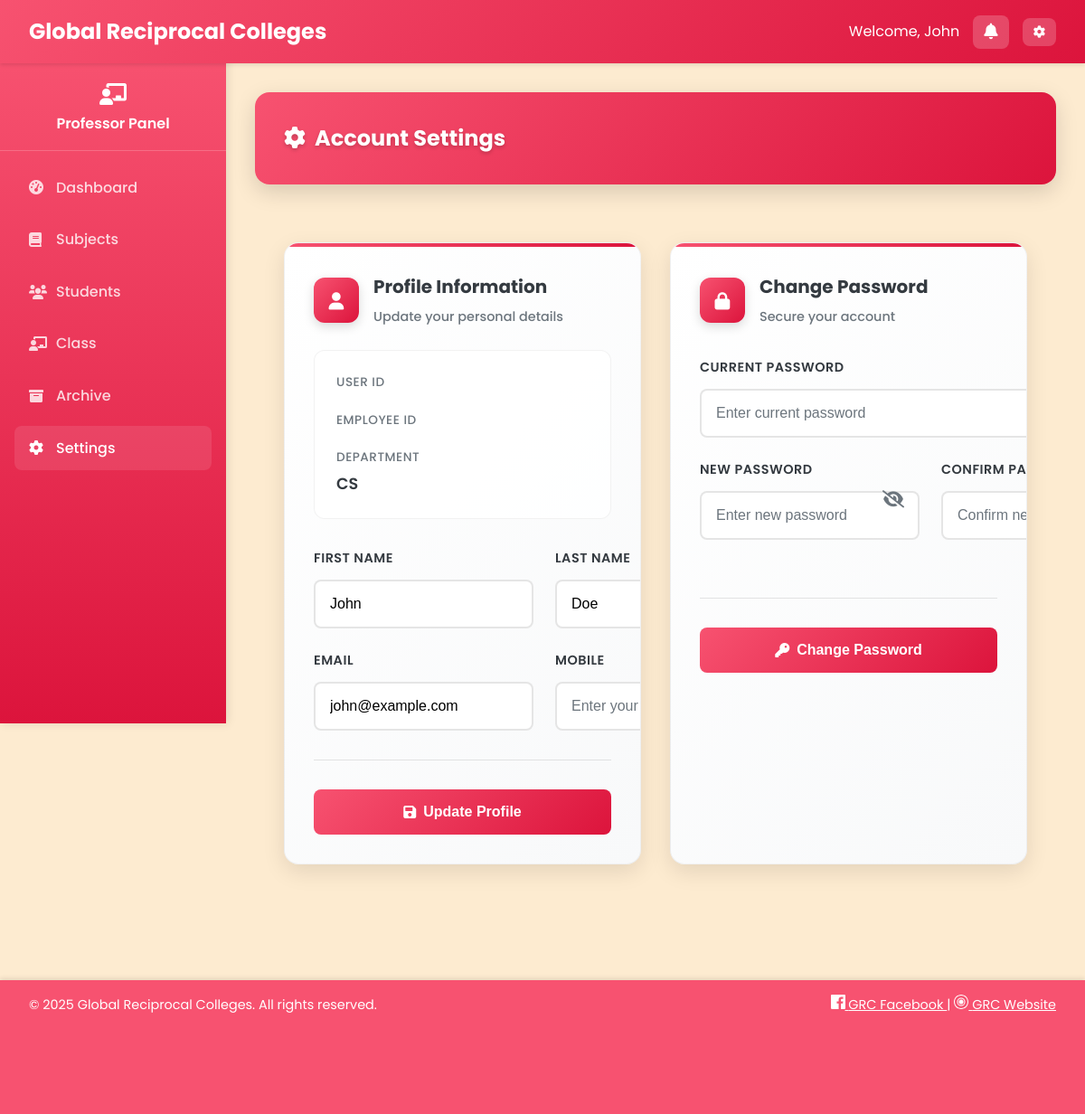
Before: /Professor/settings.php (signed in) with the older database file.
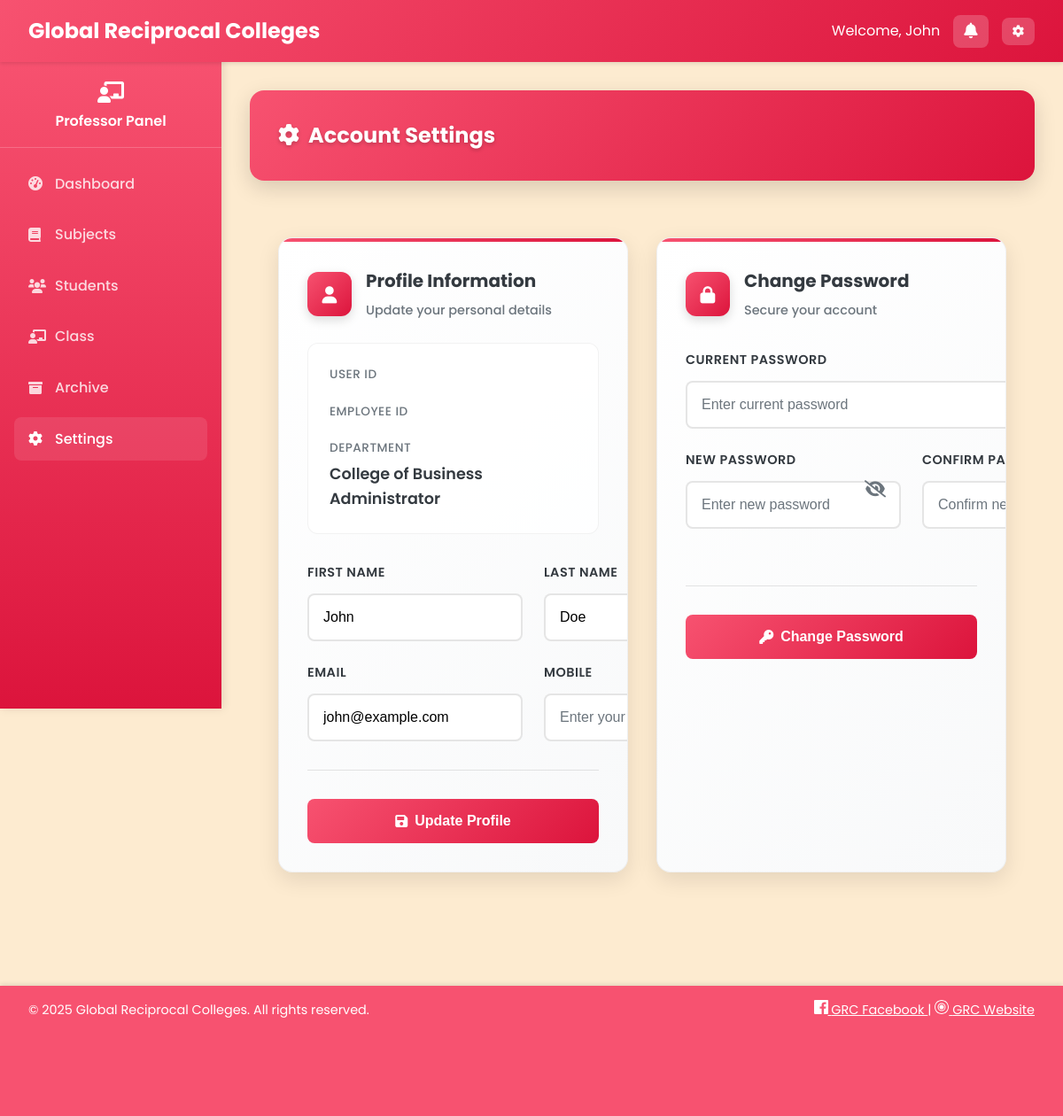
After: the same page with the newer database file.
### tables this page shows
CREATE TABLE `professors` (
  `professor_id` varchar(20) NOT NULL,
  `employee_id` varchar(20) NOT NULL,
  `first_name` varchar(50) NOT NULL,
  `last_name` varchar(50) NOT NULL,
  `email` varchar(100) NOT NULL,
  `password` varchar(255) NOT NULL,
  `department` varchar(100) NOT NULL,
  `mobile` varchar(15) NOT NULL,
  `created_at` datetime NOT NULL,
  `updated_at` datetime NOT NULL
);

### Professor/settings.php (the view, shortened to what the changed rows need)
<?php
require_once '../php/db.php';
$user_id = $_SESSION['user_id'];
$role = $_SESSION['role'];
if ($role == 'professor') {
    $stmt = $pdo->prepare("SELECT * FROM professors WHERE professor_id = ?");
    $stmt->execute([$user_id]);
    $user = $stmt->fetch(PDO::FETCH_ASSOC);
} elseif ($role == 'student') {
    $stmt = $pdo->prepare("SELECT * FROM students WHERE student_id = ?");
    $stmt->execute([$user_id]);
    $user = $stmt->fetch(PDO::FETCH_ASSOC);
} elseif ($role == 'admin') {
    $stmt = $pdo->prepare("SELECT * FROM administrators WHERE admin_id = ?");
    $stmt->execute([$user_id]);
    $user = $stmt->fetch(PDO::FETCH_ASSOC);
}
?>
<!DOCTYPE html>
<html lang="en">
<head>
    <link rel="stylesheet" href="../css/styles_fixed.css">
    <link rel="stylesheet" href="https://cdnjs.cloudflare.com/ajax/libs/font-awesome/6.0.0/css/all.min.css">
</head>
<body class="<?php echo $role; ?>">
    <main class="main-content">
        <div class="table-header-enhanced">
            <h2 class="table-title-enhanced"><i class="fas fa-cog" style="margin-right: 10px;"></i>Account Settings</h2>
        </div>
        <div class="dashboard-container">
            <div class="settings-grid">
                <div class="stat-card-enhanced">
                    <div class="current-info-enhanced">
                        <div class="info-grid">
                            <?php if ($role == 'professor' && isset($user['department'])): ?>
                                <div class="info-item-enhanced">
                                    <span class="info-label-enhanced">Department</span>
                                    <span class="info-value-enhanced"><?php echo $user['department']; ?></span>
                                </div>
                            <?php endif; ?>
                        </div>
                    </div>
                    <form action="" method="POST" class="form-section-enhanced">
                        <div class="form-grid">
                            <div class="form-group-enhanced">
                                <label class="form-label-enhanced">First Name</label>
                                <input type="text" name="first_name" class="form-input-enhanced" value="<?php echo htmlspecialchars($user['first_name']); ?>" required placeholder="Enter your first name">
                            </div>
                            <div class="form-group-enhanced">
                                <label class="form-label-enhanced">Last Name</label>
                                <input type="text" name="last_name" class="form-input-enhanced" value="<?php echo htmlspecialchars($user['last_name']); ?>" required placeholder="Enter your last name">
                            </div>
                            <div class="form-group-enhanced">
                                <label class="form-label-enhanced">Email</label>
                                <input type="email" name="email" class="form-input-enhanced" value="<?php echo htmlspecialchars($user['email']); ?>" required placeholder="Enter your email">
                            </div>
                        </div>
                    </form>
                </div>
            </div>
        </div>
    </main>
</body>
</html>

Changed rows visible on the page:
changed professors "John": department "CS" → "College of Business Administrator"
